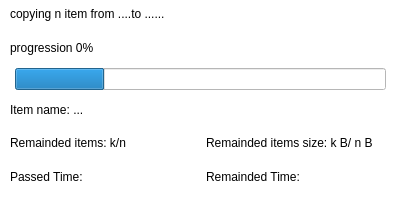
<?xml version="1.0" encoding="UTF-8"?>
<ui version="4.0">
 <class>Progress</class>
 <widget class="QDialog" name="Progress">
  <property name="geometry">
   <rect>
    <x>0</x>
    <y>0</y>
    <width>400</width>
    <height>200</height>
   </rect>
  </property>
  <property name="sizePolicy">
   <sizepolicy hsizetype="Fixed" vsizetype="Fixed">
    <horstretch>0</horstretch>
    <verstretch>0</verstretch>
   </sizepolicy>
  </property>
  <property name="minimumSize">
   <size>
    <width>400</width>
    <height>200</height>
   </size>
  </property>
  <property name="maximumSize">
   <size>
    <width>400</width>
    <height>200</height>
   </size>
  </property>
  <property name="windowTitle">
   <string>Progress</string>
  </property>
  <property name="windowIcon">
   <iconset resource="resources.qrc">
    <normaloff>:/rsc/icon.png</normaloff>:/rsc/icon.png</iconset>
  </property>
  <property name="styleSheet">
   <string notr="true">background-color:white;</string>
  </property>
  <widget class="QWidget" name="verticalLayoutWidget">
   <property name="geometry">
    <rect>
     <x>0</x>
     <y>0</y>
     <width>401</width>
     <height>201</height>
    </rect>
   </property>
   <layout class="QVBoxLayout" name="verticalLayout">
    <property name="leftMargin">
     <number>10</number>
    </property>
    <property name="topMargin">
     <number>0</number>
    </property>
    <property name="rightMargin">
     <number>5</number>
    </property>
    <property name="bottomMargin">
     <number>10</number>
    </property>
    <item>
     <widget class="QLabel" name="srcDst">
      <property name="text">
       <string>copying n item from ....to ......</string>
      </property>
     </widget>
    </item>
    <item>
     <widget class="QLabel" name="progression">
      <property name="text">
       <string>progression 0%</string>
      </property>
     </widget>
    </item>
    <item>
     <widget class="QProgressBar" name="progressBar">
      <property name="styleSheet">
       <string notr="true">margin-left:5; margin-right:10</string>
      </property>
      <property name="value">
       <number>24</number>
      </property>
      <property name="textVisible">
       <bool>false</bool>
      </property>
      <property name="orientation">
       <enum>Qt::Horizontal</enum>
      </property>
      <property name="invertedAppearance">
       <bool>false</bool>
      </property>
      <property name="format">
       <string/>
      </property>
     </widget>
    </item>
    <item>
     <widget class="QLabel" name="itemName">
      <property name="text">
       <string>Item name: ...</string>
      </property>
     </widget>
    </item>
    <item>
     <layout class="QHBoxLayout" name="horizontalLayout">
      <item>
       <widget class="QLabel" name="items">
        <property name="text">
         <string>Remainded items: k/n</string>
        </property>
       </widget>
      </item>
      <item>
       <widget class="QLabel" name="size">
        <property name="text">
         <string>Remainded items size: k B/ n B</string>
        </property>
       </widget>
      </item>
     </layout>
    </item>
    <item>
     <layout class="QHBoxLayout" name="horizontalLayout_2">
      <item>
       <widget class="QLabel" name="passedTime">
        <property name="text">
         <string>Passed Time:</string>
        </property>
       </widget>
      </item>
      <item>
       <widget class="QLabel" name="remaindedTime">
        <property name="text">
         <string>Remainded Time:</string>
        </property>
       </widget>
      </item>
     </layout>
    </item>
   </layout>
  </widget>
 </widget>
 <resources>
  <include location="resources.qrc"/>
 </resources>
 <connections/>
</ui>
